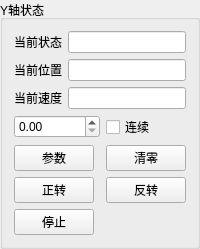
       <widget class="QGroupBox" name="groupBox_5">
        <property name="title">
         <string>Y轴状态</string>
        </property>
        <layout class="QGridLayout" name="gridLayout_4">
         <item row="0" column="0">
          <widget class="QLabel" name="label_21">
           <property name="sizePolicy">
            <sizepolicy hsizetype="Fixed" vsizetype="Fixed">
             <horstretch>0</horstretch>
             <verstretch>0</verstretch>
            </sizepolicy>
           </property>
           <property name="text">
            <string>当前状态</string>
           </property>
          </widget>
         </item>
         <item row="0" column="1" colspan="2">
          <widget class="QLineEdit" name="YStateLineEdit"/>
         </item>
         <item row="1" column="0">
          <widget class="QLabel" name="label_20">
           <property name="sizePolicy">
            <sizepolicy hsizetype="Fixed" vsizetype="Fixed">
             <horstretch>0</horstretch>
             <verstretch>0</verstretch>
            </sizepolicy>
           </property>
           <property name="text">
            <string>当前位置</string>
           </property>
          </widget>
         </item>
         <item row="1" column="1" colspan="2">
          <widget class="QLineEdit" name="YLocateLineEdit"/>
         </item>
         <item row="2" column="0">
          <widget class="QLabel" name="label_22">
           <property name="sizePolicy">
            <sizepolicy hsizetype="Fixed" vsizetype="Fixed">
             <horstretch>0</horstretch>
             <verstretch>0</verstretch>
            </sizepolicy>
           </property>
           <property name="text">
            <string>当前速度</string>
           </property>
          </widget>
         </item>
         <item row="2" column="1" colspan="2">
          <widget class="QLineEdit" name="YSpeedLineEdit"/>
         </item>
         <item row="3" column="0" colspan="2">
          <widget class="QDoubleSpinBox" name="doubleSpinBox_7">
           <property name="sizePolicy">
            <sizepolicy hsizetype="Expanding" vsizetype="Fixed">
             <horstretch>0</horstretch>
             <verstretch>0</verstretch>
            </sizepolicy>
           </property>
          </widget>
         </item>
         <item row="3" column="2">
          <widget class="QCheckBox" name="checkBox_7">
           <property name="sizePolicy">
            <sizepolicy hsizetype="Fixed" vsizetype="Fixed">
             <horstretch>0</horstretch>
             <verstretch>0</verstretch>
            </sizepolicy>
           </property>
           <property name="text">
            <string>连续</string>
           </property>
          </widget>
         </item>
         <item row="4" column="0" colspan="2">
          <widget class="QPushButton" name="YParaBtn">
           <property name="sizePolicy">
            <sizepolicy hsizetype="Fixed" vsizetype="Fixed">
             <horstretch>0</horstretch>
             <verstretch>0</verstretch>
            </sizepolicy>
           </property>
           <property name="text">
            <string>参数</string>
           </property>
          </widget>
         </item>
         <item row="4" column="2">
          <widget class="QPushButton" name="YClearBtn">
           <property name="sizePolicy">
            <sizepolicy hsizetype="Fixed" vsizetype="Fixed">
             <horstretch>0</horstretch>
             <verstretch>0</verstretch>
            </sizepolicy>
           </property>
           <property name="text">
            <string>清零</string>
           </property>
          </widget>
         </item>
         <item row="5" column="0" colspan="2">
          <widget class="QPushButton" name="BNormalBtn">
           <property name="sizePolicy">
            <sizepolicy hsizetype="Fixed" vsizetype="Fixed">
             <horstretch>0</horstretch>
             <verstretch>0</verstretch>
            </sizepolicy>
           </property>
           <property name="text">
            <string>正转</string>
           </property>
          </widget>
         </item>
         <item row="5" column="2">
          <widget class="QPushButton" name="YReverseBtn">
           <property name="sizePolicy">
            <sizepolicy hsizetype="Fixed" vsizetype="Fixed">
             <horstretch>0</horstretch>
             <verstretch>0</verstretch>
            </sizepolicy>
           </property>
           <property name="text">
            <string>反转</string>
           </property>
          </widget>
         </item>
         <item row="6" column="0" colspan="2">
          <widget class="QPushButton" name="YStopBtn">
           <property name="sizePolicy">
            <sizepolicy hsizetype="Fixed" vsizetype="Fixed">
             <horstretch>0</horstretch>
             <verstretch>0</verstretch>
            </sizepolicy>
           </property>
           <property name="text">
            <string>停止</string>
           </property>
          </widget>
         </item>
        </layout>
       </widget>
